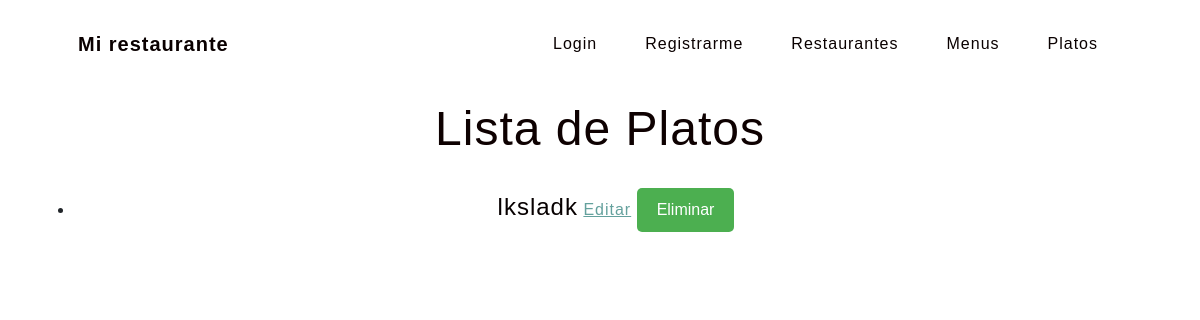
Page /lista_platos on the earlier database version.
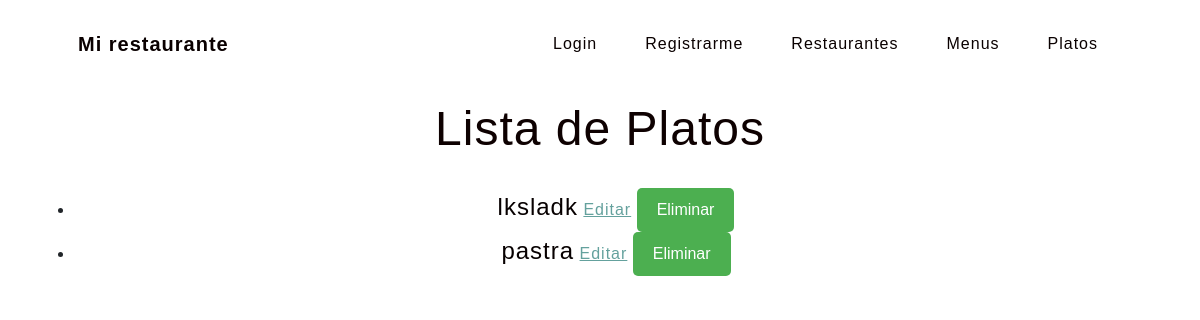
Same page on the later database version.
### Restaurante/models.py (models this page shows, shortened)
class Plato(models.Model):
    nombre = models.CharField(max_length=100)
    menu = models.ForeignKey(Menu, on_delete=models.CASCADE, related_name="platos")

### Restaurante/views.py (the view)
# urls.py: path("lista_platos", Restaurante_views.lista_platos, name="lista_platos"),
def lista_platos(request):
    platos = Plato.objects.all()
    return render(request, "lista_platos.html", {"platos": platos})

### Restaurante/templates/lista_platos.html (shortened to what this page needs)
{% load static %}
<!DOCTYPE html>
<html lang="es">
<head>
    <link href="{% static 'Restaurante/css/styles.css' %}" rel="stylesheet" />
</head>
<body>
    <nav class="navbar navbar-expand-lg navbar-light fixed-top" id="mainNav">
        <div class="container px-4 px-lg-5">
            <a class="navbar-brand" href="{% url 'Base' %}">Mi restaurante</a>
            <div class="collapse navbar-collapse" id="navbarResponsive">
                <ul class="navbar-nav ms-auto">
                    <li class="nav-item"><a class="nav-link" href="{% url 'login_view' %}">Login</a></li>
                    <li class="nav-item"><a class="nav-link" href="{% url 'registro' %}">Registrarme</a></li>
                    <li class="nav-item"><a class="nav-link" href="{% url 'restaurante' %}">Restaurantes</a></li>
                    <li class="nav-item"><a class="nav-link" href="{% url 'menus' %}">Menus</a></li>
                    <li class="nav-item"><a class="nav-link" href="{% url 'platos' %}">Platos</a></li>
                </ul>
            </div>
        </div>
    </nav>
    <div class="container" style="margin-top: 100px;">
        <h2>Lista de Platos</h2>
        <ul>
          {% for plato in platos %}
            <li>
                <span style="color: rgb(7, 0, 0); font-size: 24px;">{{ plato.nombre }}</span>
              <a href="{% url 'editar_platos' plato.id %}">Editar</a>
              <form method="POST" action="{% url 'eliminar_platos' plato.id %}" style="display:inline;">
                <button type="submit" onclick="return confirm('¿Estás seguro de que deseas eliminar este Plato?');">Eliminar</button>
              </form>
            </li>
          {% endfor %}
        </ul>
</body>
</html>

Differences in the rows shown:
added Plato: nombre "pastra"
